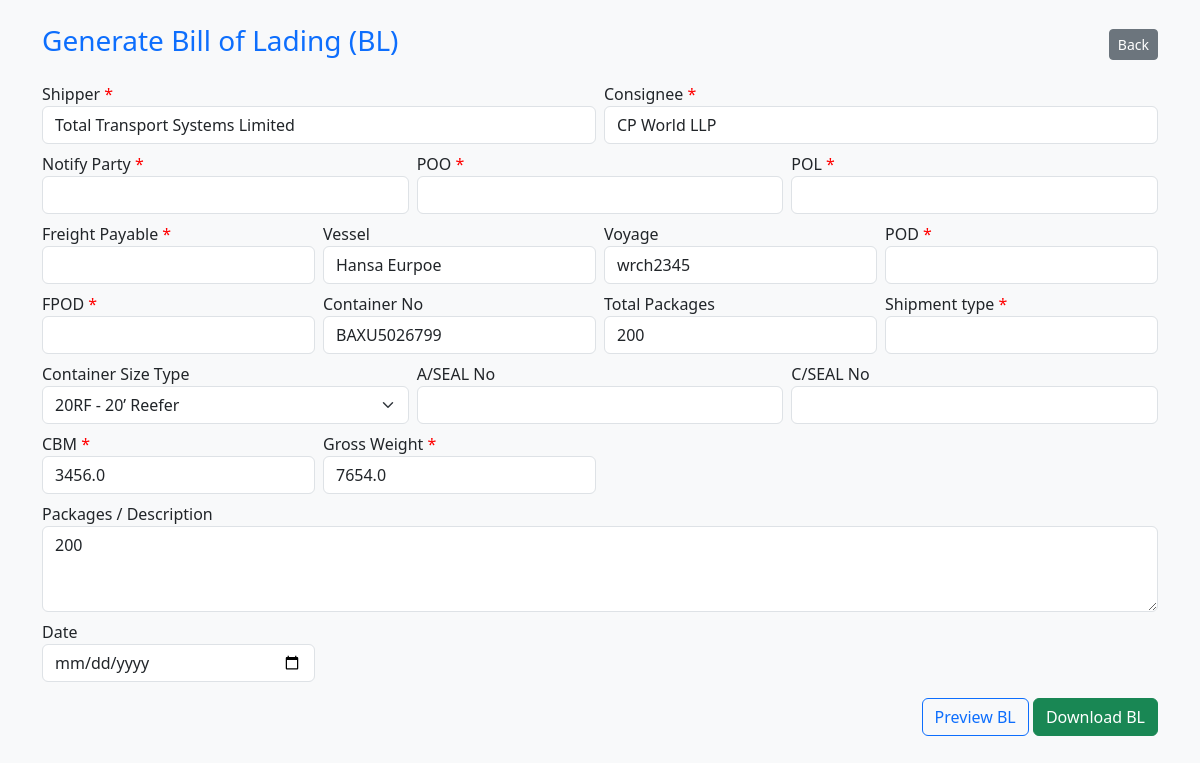
The page /generate_bl/1 on the database its author committed.
### app.py (models this page shows)
class ContainerEntry(db.Model):
    id = db.Column(db.Integer, primary_key=True)
    reference_no = db.Column(db.String(50))
    carrier_code = db.Column(db.String(20))
    carrier_name = db.Column(db.String(100))
    segment_code = db.Column(db.String(10))
    segment_name = db.Column(db.String(100))
    vessel = db.Column(db.String(100))
    voyage = db.Column(db.String(100))
    shipper = db.Column(db.String(200))
    consignee = db.Column(db.String(200))
    container_no = db.Column(db.String(100))
    container_size = db.Column(db.String(20))
    container_type = db.Column(db.String(100))
    packages = db.Column(db.String(200))
    gross_weight = db.Column(db.Float)
    net_weight = db.Column(db.Float)
    cbm = db.Column(db.Float)
    remark = db.Column(db.String(200))
    date_created = db.Column(db.DateTime, default=datetime.datetime.now)

### app.py (the view, shortened to what this page needs)
@app.route("/generate_bl/<int:entry_id>", methods=["GET", "POST"])
@app.route("/generate_bl", methods=["GET", "POST"])
def generate_bl(entry_id=None):
    pre = None
    if entry_id:
        pre = ContainerEntry.query.get(entry_id)
        if not pre:
            flash("Entry not found", "danger")
            return redirect(url_for("index"))
    prefill = {}
    if pre:
        prefill = {
            "id": pre.id,
            "shipper": pre.shipper,
            "consignee": pre.consignee,
            "vessel": pre.vessel,
            "voyage": pre.voyage,
            "container_no": pre.container_no or "",
            "container_size": pre.container_size or "",
            "cbm": pre.cbm or "",
            "packages": pre.packages or "",
            "gross_weight": pre.gross_weight or ""
        }
    return render_template("generate_bl.html", container_mapping=container_mapping, prefill=prefill)

### templates/generate_bl.html (shortened to what this page needs)
<!DOCTYPE html>
<html lang="en">
<head>
  <link href="https://cdn.jsdelivr.net/npm/bootstrap@5.3.0/dist/css/bootstrap.min.css" rel="stylesheet">
</head>
<body class="bg-light">
<div class="container mt-4">
  <div class="d-flex justify-content-between align-items-center mb-3">
    <h3 class="text-primary">Generate Bill of Lading (BL)</h3>
    <a href="{{ url_for('index') }}" class="btn btn-secondary btn-sm">Back</a>
  </div>
  <form method="POST">
    <div class="row g-2 mb-2">
      <div class="col-md-6"><label class="mandatory">Shipper</label><input type="text" name="shipper" class="form-control" value="{{ prefill.shipper }}" required></div>
      <div class="col-md-6"><label class="mandatory">Consignee</label><input type="text" name="consignee" class="form-control" value="{{ prefill.consignee }}" required></div>
    </div>
    <div class="row g-2 mb-2">
      <div class="col-md-4"><label class="mandatory">Notify Party</label><input type="text" name="notify" class="form-control" required></div>
      <div class="col-md-4"><label class="mandatory">POO</label><input type="text" name="poo" class="form-control" required></div>
      <div class="col-md-4"><label class="mandatory">POL</label><input type="text" name="pol" class="form-control" required></div>
    </div>
    <div class="row g-2 mb-2">
      <div class="col-md-3"><label class="mandatory">Freight Payable</label><input type="text" name="freight" class="form-control" required></div>
      <div class="col-md-3"><label>Vessel</label><input name="vessel" class="form-control" value="{{ prefill.vessel }}"></div>
      <div class="col-md-3"><label>Voyage</label><input name="voyage" class="form-control" value="{{ prefill.voyage }}"></div>
      <div class="col-md-3"><label class="mandatory">POD</label><input type="text" name="pod" class="form-control" required></div>
    </div>
    <div class="row g-2 mb-2">
      <div class="col-md-3"><label class="mandatory">FPOD</label><input type="text" name="fpod" class="form-control" required></div>
      <div class="col-md-3"><label>Container No</label><input name="container_no" class="form-control" value="{{ prefill.container_no }}"></div>
      <div class="col-md-3"><label>Total Packages</label><input name="total_packages" class="form-control" value="{{ prefill.packages }}"></div>
      <div class="col-md-3"><label class="mandatory">Shipment type</label><input type="text" name="shipment_type" class="form-control" required></div>
    </div>
    <div class="row g-2 mb-2">
      <div class="col-md-4">
        <label>Container Size Type</label>
        <select name="container_size" class="form-select">
          {% for size in container_mapping.keys() %}
            <option value="{{size}}" {% if prefill.container_size==size %}selected{% endif %}>{{size}} - {{container_mapping[size]}}</option>
          {% endfor %}
        </select>
      </div>
      <div class="col-md-4"><label>A/SEAL No</label><input name="aseal" class="form-control"></div>
      <div class="col-md-4"><label>C/SEAL No</label><input name="cseal" class="form-control"></div>
    </div>
    <div class="row g-2 mb-2">
      <div class="col-md-3"><label class="mandatory">CBM</label><input type="text" name="cbm" class="form-control" value="{{ prefill.cbm }}" required></div>
      <div class="col-md-3"><label class="mandatory">Gross Weight</label><input name="gross_weight" class="form-control" value="{{ prefill.gross_weight }}" required></div>
      <div class="col-md-16"><label>Packages / Description</label><textarea name="packages" rows="3" class="form-control">{{ prefill.packages }}</textarea></div>
    </div>
    <div class="row g-2 mb-3">
      <div class="col-md-3"><label>Date</label><input type="date" name="date" class="form-control"></div>
    </div>
    <div class="text-end">
      <button name="action" value="preview" class="btn btn-outline-primary">Preview BL</button>
      <button name="action" value="download" class="btn btn-success">Download BL</button>
    </div>
  </form>
</div>
</body>
</html>

### templates/generate_bl.html (style rules this page uses)
.mandatory::after { content: " *"; color: red; }

### rows shown on the page
ContainerEntry: shipper "Total Transport Systems Limited", consignee "CP World LLP", vessel "Hansa Eurpoe", voyage "wrch2345", container_no "BAXU5026799", container_size "20RF - 20’ Reefer", cbm "3456.0", gross_weight "7654.0"
